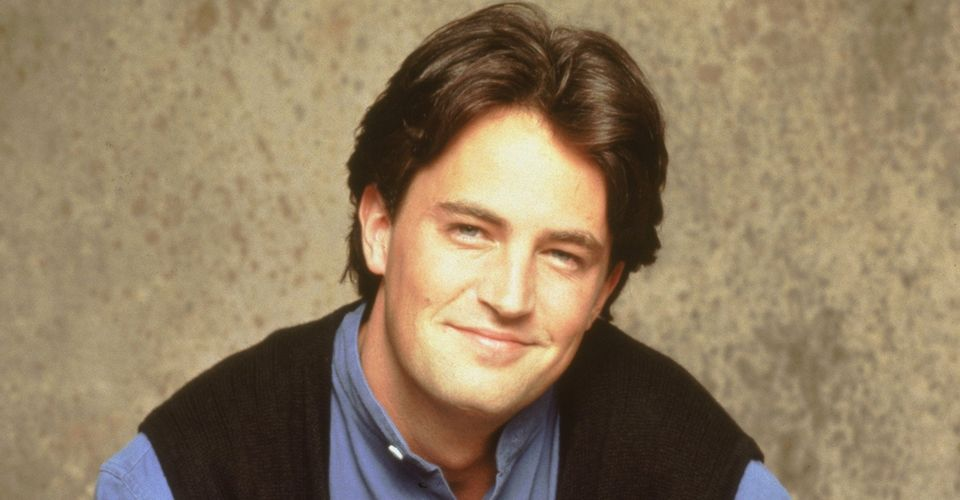
#> input picture Chandler.jpg, 960 x 500 px
$ python '3 Draw.py'
#> lines starting #> are read from the running program, lines starting #| are printed output that depends on the picture
import cv2 as cv
import numpy as np

img = cv.imread('Chandler.jpg')
#> img is the input picture: shape (500, 960, 3); mean B, G, R 97.2, 125.1, 144.4
cv.imshow('chandler',img)

blank = np.zeros((500,500,3),dtype='uint8')
cv.imshow('blank',blank)

# paint img certain colour
blank[:] = 255,0,0
cv.imshow('blue',blank)
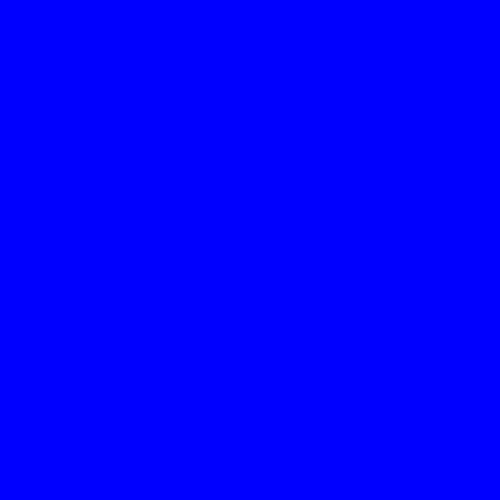
#> window 'blue': shape (500, 500, 3); mean B, G, R 255, 0, 0

blank[20:30,30:40] = 255,0,0
cv.imshow('sqr',blank)

# draw rectangle
cv.rectangle(blank,(0,0),(250,250),(0,255,255),thickness=2)
cv.imshow('rectangle',blank)

#draw circle
cv.circle(blank,(250,250),40,(0,0,255),thickness=2)
cv.imshow('circle',blank)

#draw line
cv.line(blank,(0,0),(250,250),(255,255,255),thickness=3)
cv.imshow('line',blank)

#write Text
cv.putText(blank,"HELLO",(255,255),cv.FONT_HERSHEY_COMPLEX,1.0,(0,255,0),thickness=2)
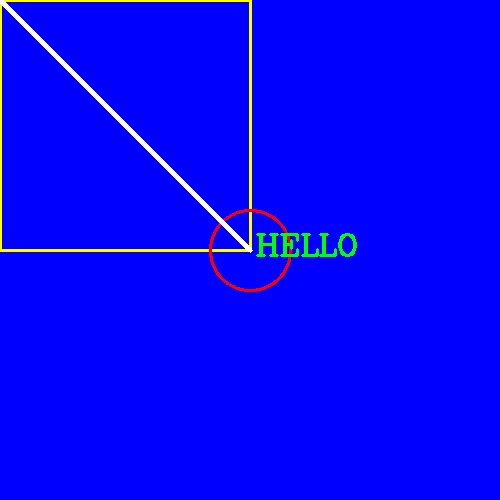
#> blank: shape (500, 500, 3); mean of channels 0, 1, 2 250.7, 5.4, 5; drawn as B, G, R
cv.imshow('text',blank)
cv.waitKey(0)
